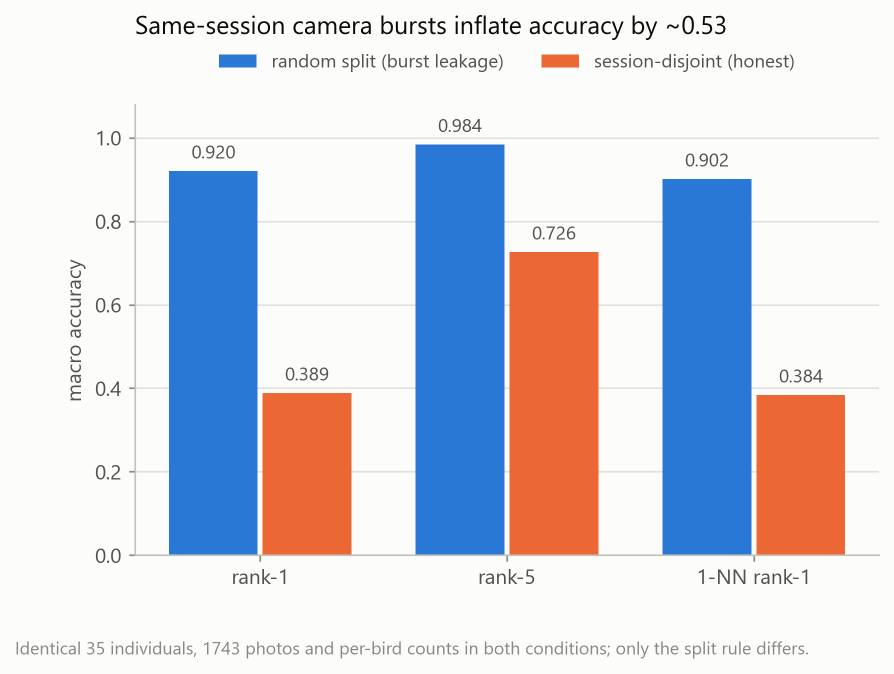
#> input picture figures/06_leakage_random_vs_session.png, 1788 x 1347 px (shown at 1/2 size)
$ python prepare_assets.py
#> lines starting #> are read from the running program, lines starting #| are printed output that depends on the picture
# -*- coding: utf-8 -*-
"""
Regenerate the image assets the slide deck embeds, from files already in this repo.

Everything written here is derived; nothing is hand-edited. Run this before
`node build_deck.js`.

  python presentation/prepare_assets.py
  cd presentation && node build_deck.js

Four kinds of asset:

  fig/*.jpg     the analysis figures with their small-print footnote block cropped
                off. The footnotes are unreadable when projected, so the slide
                writes its own caption at a legible size; figure 12 also loses its
                title, because the slide title already says it.
  bands.jpg     the colony's flipper-band chart, cropped to the name and band
                columns. The ARKS and microchip columns are deliberately cropped
                away -- they are institutional record numbers with no place on a
                projected slide.
  pg/*.jpg      named photographs of individual colony members, recovered from
                the YOLO mosaics with the detector's boxes and labels painted out
                (penguin_photos.py). The boxes come from a preliminary chest
                detector that is not part of the identification path, so removing
                them makes the slides show the archive as photographed.
  title_bg.jpg, spot*.jpg, strip*.jpg
                crops of those photographs, framed for the slide that uses them:
                the hero on the title slide, three ventral close-ups, and the
                seven-bird strip that shows the archive's range of conditions.
"""
from __future__ import annotations

from pathlib import Path

from PIL import Image, ImageEnhance, ImageFilter

import penguin_photos as pp

ROOT = Path(__file__).resolve().parent.parent
OUT = Path(__file__).resolve().parent
FIGS = ROOT / "figures"

# y at which each figure's footnote block starts; everything below is dropped.
# Figure 12 is also cropped from the top to remove its own title.
FIGURE_CROPS = {
    "06_leakage_random_vs_session.png": (0, 1258),
    "10_open_set_dir_far.png": (0, 1228),
    "12_loss_x_augmentation.png": (100, 1290),
    "13_colony_sessions_per_individual.png": (0, 1085),
    "14_photos_vs_sessions.png": (0, 1300),
}


def main() -> None:
    figdir = OUT / "fig"
    figdir.mkdir(exist_ok=True)

    for name, (top, bottom) in FIGURE_CROPS.items():
        src = Image.open(FIGS / name).convert("RGB")
        src.crop((0, top, src.width, bottom)).save(
            figdir / name.replace(".png", ".jpg"), quality=94
        )
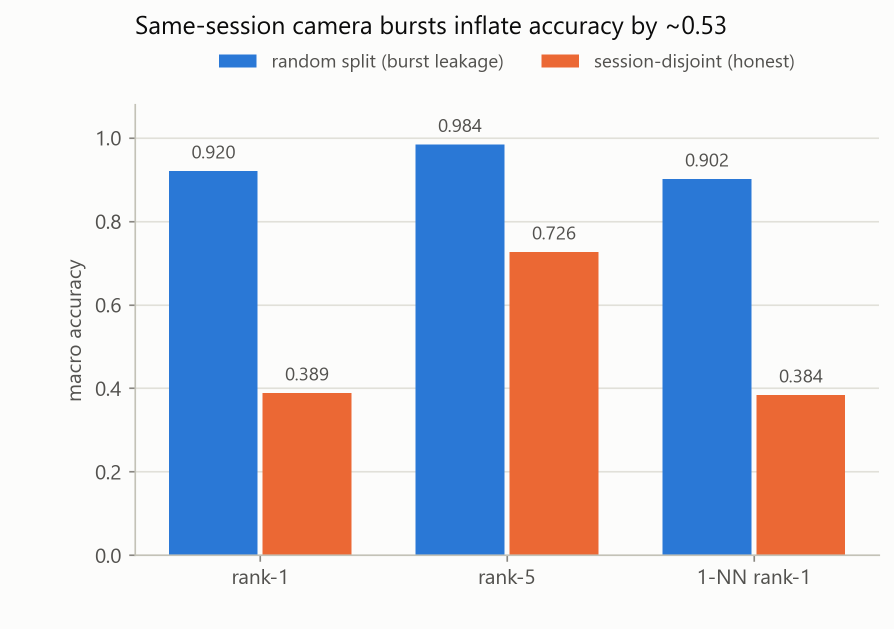
#> saved as 06_leakage_random_vs_session.jpg: PIL image 1788x1258 RGB (shown at 1/2 size); mean R, G, B 208.5, 210, 221.4
#> pass 2 of the loop in main, `for name, (top, bottom) in FIGURE_CROPS.items():`:
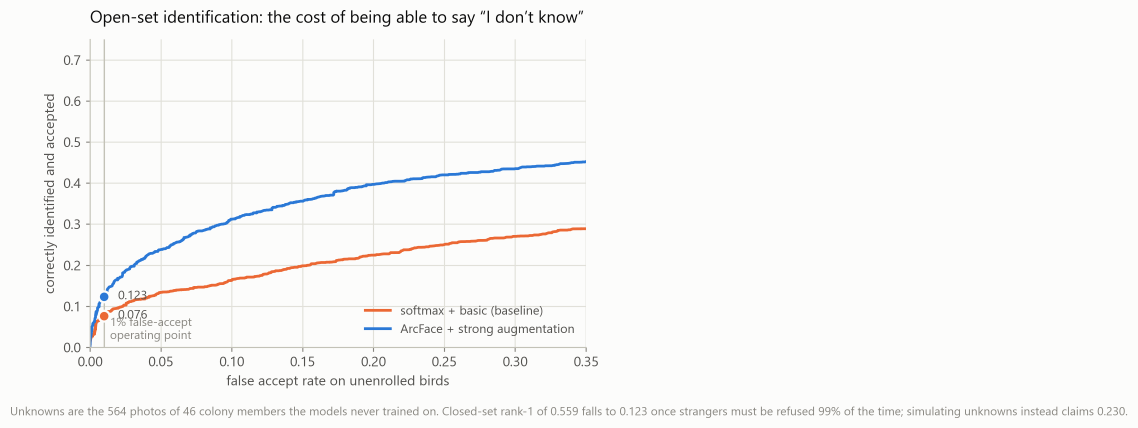
#> input picture figures/10_open_set_dir_far.png, 3413 x 1284 px (shown at 1/3 size)
#> src: PIL image 3413x1284 RGB
#> in main, `src.crop((0, top, src.width, bottom)).save( figdir / name.replace(".pn..`:
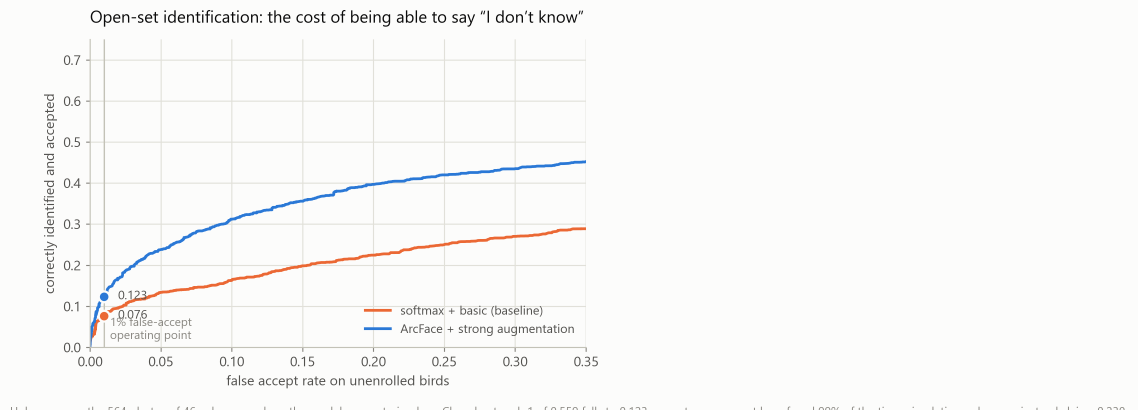
#> saved as 10_open_set_dir_far.jpg: PIL image 3413x1228 RGB (shown at 1/3 size); mean R, G, B 248.8, 248.6, 247.6
#> pass 3 of the loop in main, `for name, (top, bottom) in FIGURE_CROPS.items():`:
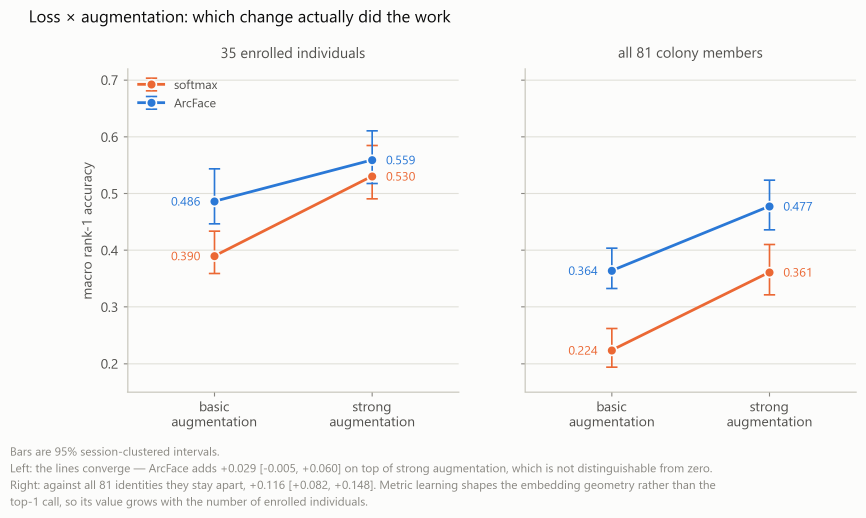
#> input picture figures/12_loss_x_augmentation.png, 2597 x 1554 px (shown at 1/3 size)
#> src: PIL image 2597x1554 RGB
#> in main, `src.crop((0, top, src.width, bottom)).save( figdir / name.replace(".pn..`:
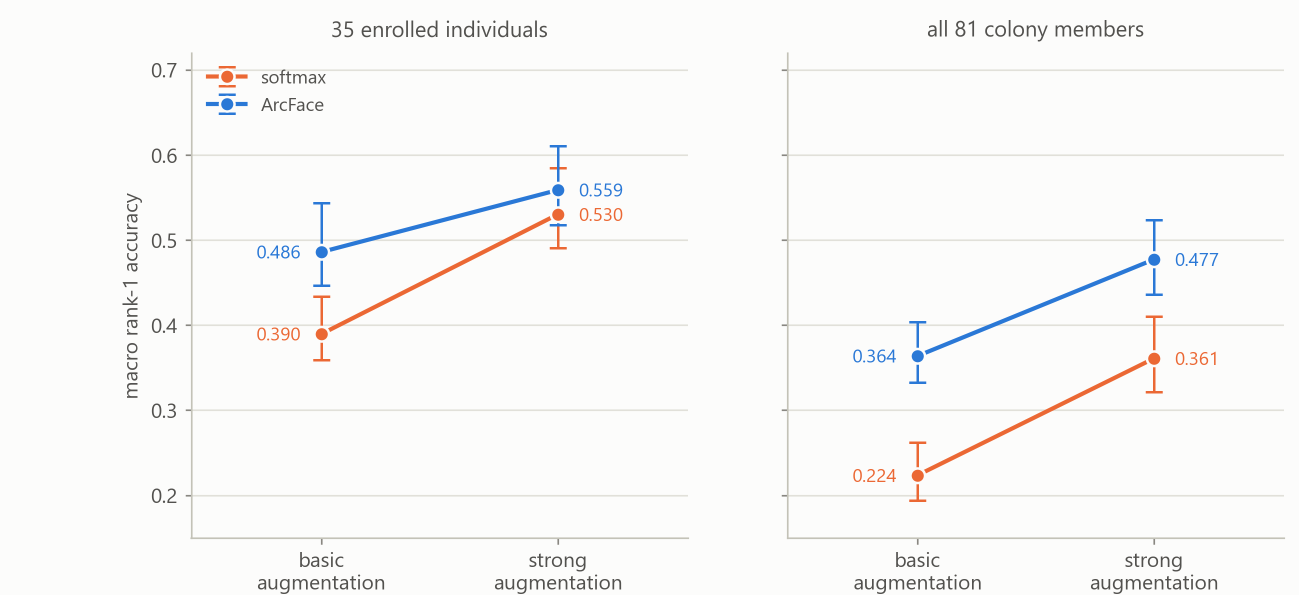
#> saved as 12_loss_x_augmentation.jpg: PIL image 2597x1190 RGB (shown at 1/2 size); mean R, G, B 248.7, 248.4, 247.5
#> the loop made 5 passes; the first 3 are shown

    # this one carries no footnote, so it goes across whole
    Image.open(FIGS / "05_dataset_distribution.png").convert("RGB").save(
        figdir / "05_dataset_distribution.jpg", quality=94
    )
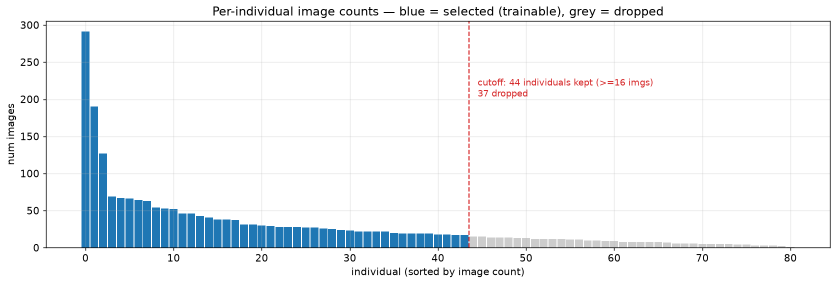
#> input picture figures/05_dataset_distribution.png, 1673 x 568 px (shown at 1/2 size)

#> (the run stopped early here; a loop or call above may not have finished)
